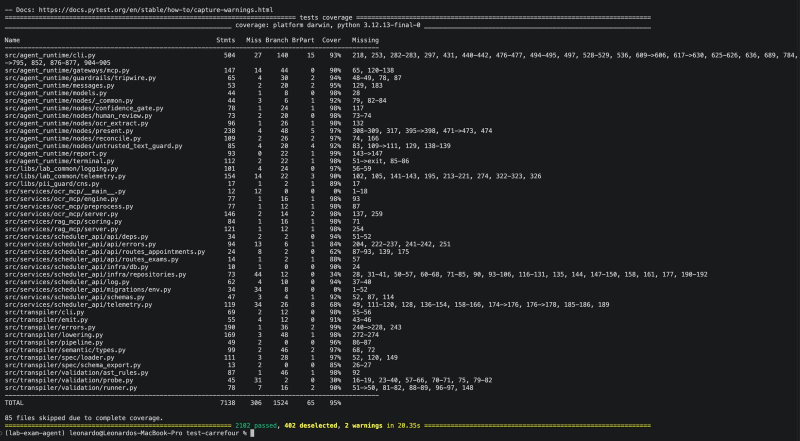
#> input picture evidence/tests/01-test.jpeg, 1600 x 882 px (shown at 1/2 size)
$ python -i preprocess.py   (imports and definitions only)
#> lines starting #> are read from the running program, lines starting #| are printed output that depends on the picture; after the words box and inside, x2 and y2 are one past the last pixel; in counts of white or black regions, pixels touching at a corner belong together
import time
from dataclasses import dataclass

import cv2
import numpy as np

MIN_WIDTH = 1500
MAX_UPSCALE = 4.0
DENOISE_STRENGTH = 10
THRESHOLD_BLOCK_SIZE = 31
THRESHOLD_OFFSET = 15
MAX_SKEW_DEGREES = 15.0
INK_THRESHOLD = 128
WHITE = 255
LINE_MIN_WIDTH_FRACTION = 0.05
"""A ruled line spans the page; no stroke of a letter is this long."""
LINE_EDGE_PX = 2
STROKE_BRIDGE_PX = 9


@dataclass(frozen=True, slots=True)
class PreprocessResult:
    image: np.ndarray
    scale: float
    skew_degrees: float
    duration_ms: int


def preprocess(image: np.ndarray) -> PreprocessResult:
    started = time.perf_counter()
    gray = to_grayscale(image)
    enlarged, scale = upscale(gray)
    binary = binarize(denoise(enlarged))
    angle = estimate_skew(binary)

    return PreprocessResult(
        image=remove_ruled_lines(deskew(binary, angle)),
        scale=scale,
        skew_degrees=angle,
        duration_ms=round((time.perf_counter() - started) * 1000),
    )


def to_grayscale(image: np.ndarray) -> np.ndarray:
    if image.ndim == 2:  # noqa: PLR2004 - already one channel
        return image

    return cv2.cvtColor(image, cv2.COLOR_BGR2GRAY)


def upscale(image: np.ndarray, min_width: int = MIN_WIDTH) -> tuple[np.ndarray, float]:
    """Tesseract reads small glyphs poorly, so narrow images are enlarged."""
    width = image.shape[1]
    if width >= min_width:
        return image, 1.0

    scale = min(min_width / width, MAX_UPSCALE)
    resized = cv2.resize(image, None, fx=scale, fy=scale, interpolation=cv2.INTER_CUBIC)
    return resized, scale


def denoise(image: np.ndarray, strength: int = DENOISE_STRENGTH) -> np.ndarray:
    return cv2.fastNlMeansDenoising(
        image, None, h=strength, templateWindowSize=7, searchWindowSize=21
    )


def binarize(
    image: np.ndarray, block_size: int = THRESHOLD_BLOCK_SIZE, offset: int = THRESHOLD_OFFSET
) -> np.ndarray:
    return cv2.adaptiveThreshold(
        image, WHITE, cv2.ADAPTIVE_THRESH_GAUSSIAN_C, cv2.THRESH_BINARY, block_size, offset
    )


def estimate_skew(binary: np.ndarray) -> float:
    """Angles beyond MAX_SKEW_DEGREES are more likely layout than skew, so they count as 0."""
    ys, xs = np.nonzero(binary < INK_THRESHOLD)
    if len(xs) == 0:
        return 0.0

    points = np.column_stack((xs, ys)).astype(np.float32)
    angle = float(cv2.minAreaRect(points)[2])
    # OpenCV 4.5+ returns (0, 90] and 5.x [-90, 0); folding into (-45, 45] fits both.
    angle = (angle + 45) % 90 - 45
    if angle == -45:  # noqa: PLR2004 - fold the boundary to one side
        angle = 45.0

    return angle if abs(angle) <= MAX_SKEW_DEGREES else 0.0


def deskew(image: np.ndarray, angle: float) -> np.ndarray:
    if angle == 0:
        return image

    height, width = image.shape[:2]
    matrix = cv2.getRotationMatrix2D((width / 2, height / 2), angle, 1.0)
    # Nearest neighbour keeps a binary image binary.
    return cv2.warpAffine(
        image, matrix, (width, height), flags=cv2.INTER_NEAREST, borderValue=WHITE
    )


def remove_ruled_lines(binary: np.ndarray) -> np.ndarray:
    """Notebook lines cut through the letters and halve Tesseract's confidence.

    Runs after deskew, so the lines are horizontal enough for a one-pixel-high kernel.
    """
    ink = cv2.bitwise_not(binary)
    width = max(1, round(binary.shape[1] * LINE_MIN_WIDTH_FRACTION))
    lines = cv2.morphologyEx(ink, cv2.MORPH_OPEN, _kernel(width, 1))
    if not lines.any():
        return binary

    kept = _drop_line_fragments(cv2.bitwise_and(ink, cv2.bitwise_not(lines)), lines)
    # A stroke that crosses a line has ink above and below it: closing vertically rejoins it.
    bridged = cv2.morphologyEx(kept, cv2.MORPH_CLOSE, _kernel(1, STROKE_BRIDGE_PX))
    return cv2.bitwise_not(cv2.bitwise_or(kept, cv2.bitwise_and(bridged, lines)))


def _drop_line_fragments(ink: np.ndarray, lines: np.ndarray) -> np.ndarray:
    """Ragged edges of a line survive the opening; pieces of letters reach beyond the edge."""
    band = cv2.dilate(lines, _kernel(1, 2 * LINE_EDGE_PX + 1))
    _, labels = cv2.connectedComponents(ink, connectivity=8)
    reaching_out = np.unique(labels[(ink > 0) & (band == 0)])
    keep = np.isin(labels, reaching_out) & (labels > 0)
    return np.where(keep, WHITE, 0).astype(np.uint8)


def _kernel(width: int, height: int) -> np.ndarray:
    return cv2.getStructuringElement(cv2.MORPH_RECT, (width, height))

>>> import cv2
>>> picture = cv2.imread('../../../evidence/tests/01-test.jpeg')
#> picture is the input picture: shape (882, 1600, 3); mean B, G, R 37.3, 35.7, 34.7
>>> result = preprocess(picture)
#> in preprocess, `enlarged, scale = upscale(gray)`: scale = 1
#> in binarize, `return cv2.adaptiveThreshold( image, WHITE, cv2.ADAPTIVE_THRESH_GAUSSI..`:
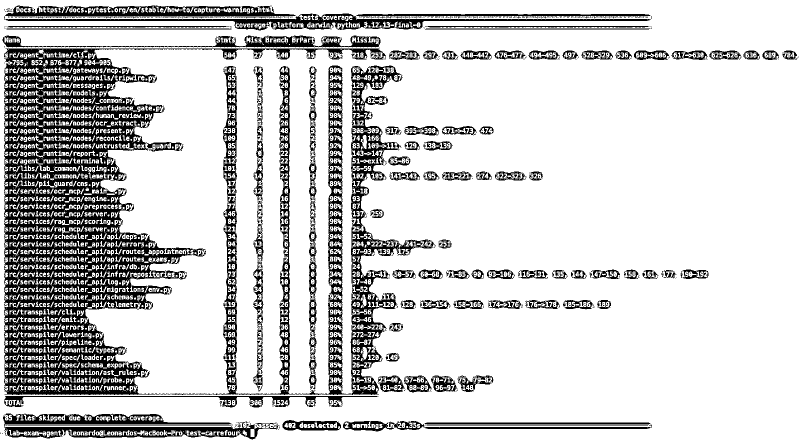
#> returned value: shape (882, 1600) (shown at 1/2 size); 81.2% white; 1703 black regions (1600 under 20 px), largest, box (x1, y1, x2, y2) and area: (8, 97, 772, 790) 121518, (644, 131, 868, 790) 32637, (8, 11, 1304, 61) 20142
#> in estimate_skew, `points = np.column_stack((xs, ys)).astype(np.float32)`: points = 265002 pairs, first value 1 to 1596, second value 11 to 878
#> in estimate_skew, `angle = float(cv2.minAreaRect(points)[2])`: angle = -89.72
#> in estimate_skew, `angle = (angle + 45) % 90 - 45`: angle = 0.279
#> in deskew, `matrix = cv2.getRotationMatrix2D((width / 2, height / 2), angle, 1.0)`: matrix = [[1, 0.00488, -2.14], [-0.00488, 1, 3.91]]
#> in deskew, `return cv2.warpAffine( image, matrix, (width, height), flags=cv2.INTER..`: returned value: shape (882, 1600); 81.2% white; 1703 black regions (1601 under 20 px), largest, box (x1, y1, x2, y2) and area: (6, 97, 770, 794) 121516, (646, 131, 868, 791) 32637, (6, 13, 1302, 62) 20142
#> in remove_ruled_lines, `lines = cv2.morphologyEx(ink, cv2.MORPH_OPEN, _kernel(width, 1))`:
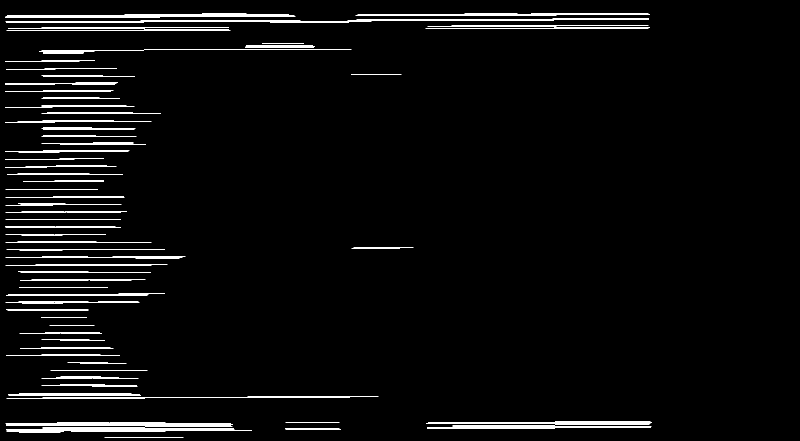
#> lines: shape (882, 1600) (shown at 1/2 size); 3.4% white; 78 white regions, largest, box (x1, y1, x2, y2) and area: (10, 27, 591, 35) 3198, (12, 856, 504, 865) 2942, (11, 844, 466, 852) 2816
#> in _drop_line_fragments, `band = cv2.dilate(lines, _kernel(1, 2 * LINE_EDGE_PX + 1))`:
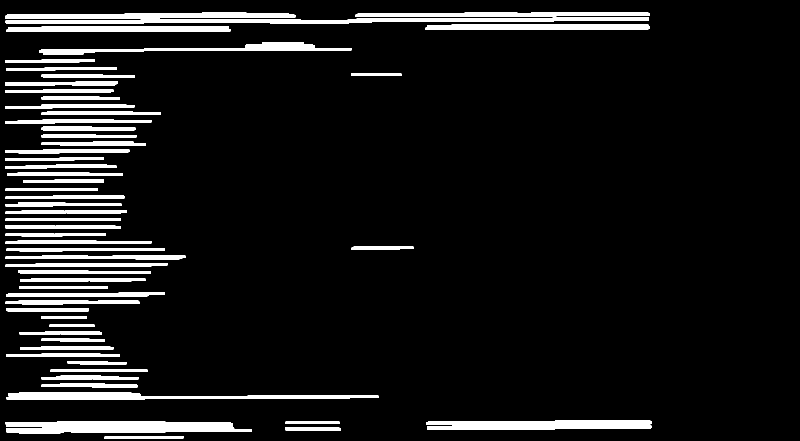
#> band: shape (882, 1600) (shown at 1/2 size); 8.5% white; 58 white regions, largest, box (x1, y1, x2, y2) and area: (11, 842, 504, 867) 9940, (11, 35, 1298, 47) 9140, (852, 841, 1304, 859) 7448
#> in _drop_line_fragments, `_, labels = cv2.connectedComponents(ink, connectivity=8)`:
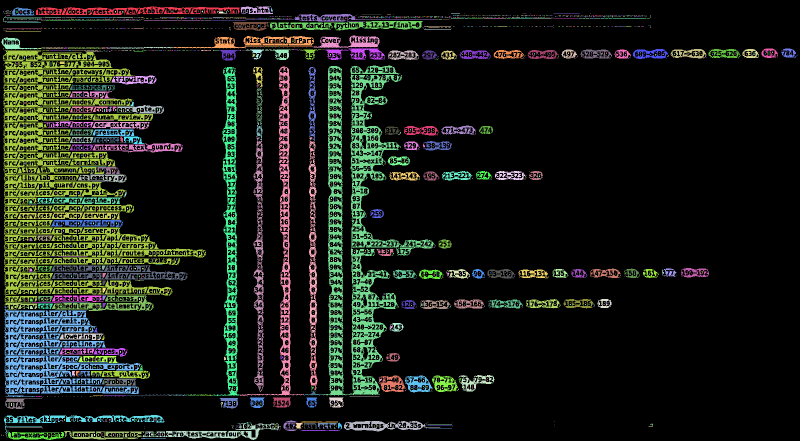
#> labels: shape (882, 1600) int32 (shown at 1/2 size); 2260 distinct labels, from 0 to 2259; one colour per label, 0 black
#> in _drop_line_fragments, `_, labels = cv2.connectedComponents(ink, connectivity=8)`:
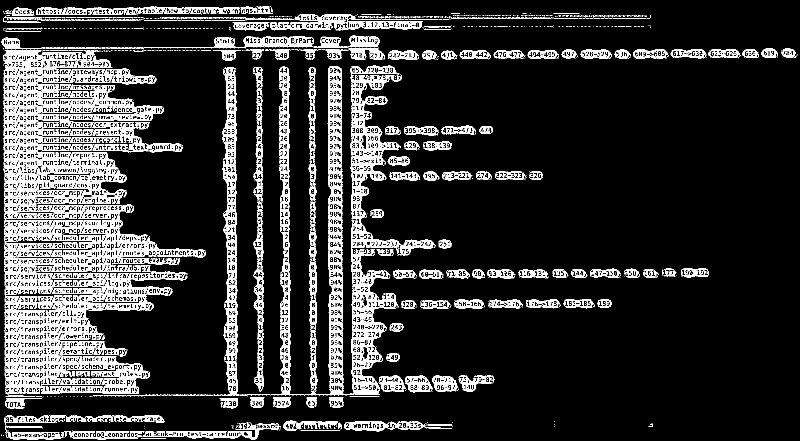
#> ink: shape (882, 1600) (shown at 1/2 size); 15.4% white; 2259 white regions (2023 under 20 px), largest, box (x1, y1, x2, y2) and area: (6, 100, 412, 605) 52513, (646, 131, 868, 791) 31913, (9, 618, 283, 794) 17725
#> in _drop_line_fragments, `reaching_out = np.unique(labels[(ink > 0) & (band == 0)])`: reaching_out = 1808 values from 1 to 2258
#> in remove_ruled_lines, `bridged = cv2.morphologyEx(kept, cv2.MORPH_CLOSE, _kernel(1, STROKE_BR..`:
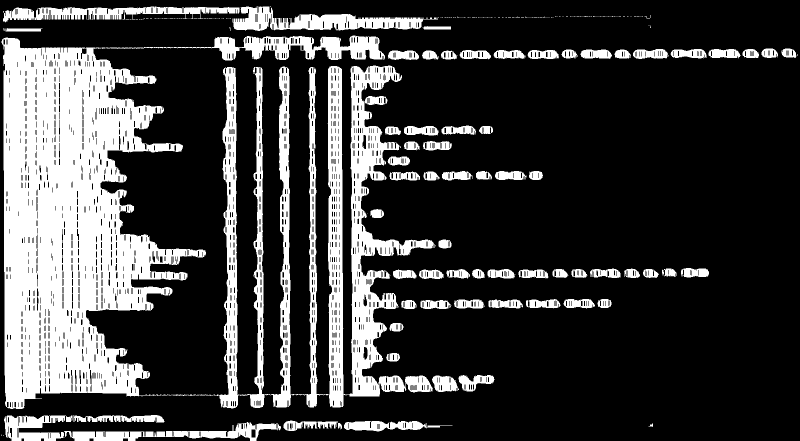
#> bridged: shape (882, 1600) (shown at 1/2 size); 23.9% white; 223 white regions (148 under 20 px), largest, box (x1, y1, x2, y2) and area: (3, 75, 412, 818) 168046, (646, 131, 871, 815) 50855, (480, 133, 608, 816) 19061
#> in remove_ruled_lines, `return cv2.bitwise_not(cv2.bitwise_or(kept, cv2.bitwise_and(bridged, l..`:
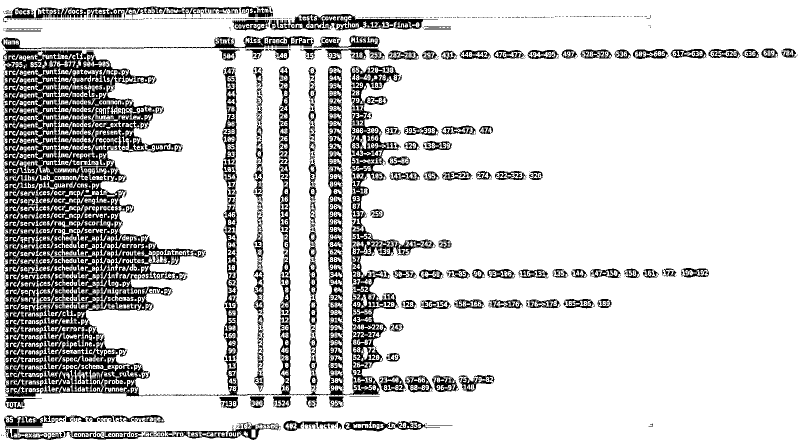
#> returned value: shape (882, 1600) (shown at 1/2 size); 83.2% white; 1751 black regions (1624 under 20 px), largest, box (x1, y1, x2, y2) and area: (6, 100, 412, 794) 114731, (646, 131, 868, 791) 32551, (427, 134, 479, 792) 9010
